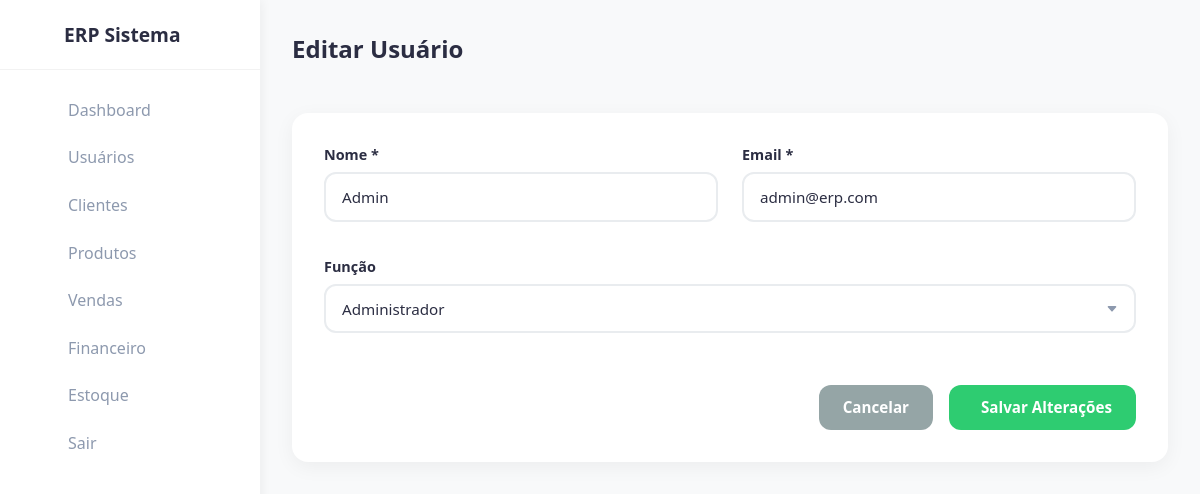
/modules/users/edit_user.php?id=7 (signed in), run on the app's committed database.
### tables this page shows
CREATE TABLE `users` (
  `id` int(11) NOT NULL,
  `company_id` int(11) DEFAULT NULL,
  `address_id` int(11) DEFAULT NULL,
  `name` varchar(255) DEFAULT NULL,
  `email` varchar(255) DEFAULT NULL,
  `password` varchar(255) DEFAULT NULL,
  `role` varchar(50) DEFAULT NULL,
  `document` varchar(50) DEFAULT NULL,
  `phone` varchar(20) DEFAULT NULL,
  `created_at` timestamp NOT NULL DEFAULT current_timestamp(),
  `updated_at` timestamp NOT NULL DEFAULT current_timestamp() ON UPDATE current_timestamp()
);

### modules/users/edit_user.php (the view, shortened to what this page needs)
<?php
require "../../config/database.php";
$id = $_GET['id'] ?? null;
$stmt = $pdo->prepare("SELECT name, email, role FROM users WHERE id = ? AND company_id = ?");
$stmt->execute([$id, getCompanyId()]);
$user = $stmt->fetch(PDO::FETCH_ASSOC);
?>
<!DOCTYPE html>
<html lang="pt-BR">
<head>
    <link rel="stylesheet" href="../../css/style.css">
</head>
<body>
    <?php $basePath = '../../'; include '../../includes/header.php'; ?>
    <main>
        <div style="display: flex; justify-content: space-between; align-items: center; margin-bottom: 2rem;">
            <h2><i class="fas fa-user-edit"></i> Editar Usuário</h2>
        </div>
        <form method="POST" class="form-container">
            <div class="form-row">
                <div class="form-group">
                    <label for="name">Nome *</label>
                    <input type="text" id="name" name="name" class="form-control" value="<?= htmlspecialchars($user['name']) ?>" required>
                </div>
                <div class="form-group">
                    <label for="email">Email *</label>
                    <input type="email" id="email" name="email" class="form-control" value="<?= htmlspecialchars($user['email']) ?>" required>
                </div>
            </div>
            <div class="form-row">
                <div class="form-group">
                    <label for="role">Função</label>
                    <select id="role" name="role" class="form-control">
                        <option value="admin" <?= $user['role'] == 'admin' ? 'selected' : '' ?>>Administrador</option>
                    </select>
                </div>
            </div>
            <div style="margin-top: 2rem; display: flex; justify-content: flex-end; gap: 1rem;">
                <a href="users.php" class="btn btn-danger" style="background-color: #95a5a6;">Cancelar</a>
                <button type="submit" class="btn btn-success"><i class="fas fa-save"></i> Salvar Alterações</button>
            </div>
        </form>
    </main>
</body>
</html>

### css/style.css (style rules this page uses)
:root { --primary-color: #4361ee; --secondary-color: #3f37c9; --success-color: #4cc9f0; --danger-color: #f72585; --text-color: #2b2d42; --text-muted: #8d99ae; --bg-light: #f8f9fa; --card-bg: #ffffff; --border-radius: 12px; --transition: all 0.3s ease; }
* { margin: 0; padding: 0; box-sizing: border-box; font-family: 'Segoe UI', Tahoma, Geneva, Verdana, sans-serif; }
body { background-color: var(--bg-light); color: var(--text-color); min-height: 100vh; display: flex; overflow-x: hidden; }
h1, h2, h3, h4, h5, h6 { color: var(--text-color); margin-bottom: 1rem; }
.btn { display: inline-flex; align-items: center; justify-content: center; padding: 0.8rem 1.5rem; border-radius: var(--border-radius); border: none; cursor: pointer; font-weight: 600; transition: var(--transition); text-decoration: none; font-size: 0.95rem; gap: 0.5rem; }
.btn-success { background-color: #2ecc71; color: white; }
.btn-danger { background-color: var(--danger-color); color: white; }
.form-container { background: white; padding: 2rem; border-radius: 16px; box-shadow: 0 5px 20px rgba(0, 0, 0, 0.05); margin-bottom: 2rem; }
.form-group { margin-bottom: 1.2rem; text-align: left; }
.form-group label { display: block; margin-bottom: 0.5rem; font-weight: 600; color: var(--text-color); font-size: 0.9rem; }
.form-control { width: 100%; padding: 0.8rem 1rem; border: 2px solid #e9ecef; border-radius: var(--border-radius); font-size: 0.95rem; transition: var(--transition); color: var(--text-color); background-color: #fff; }
select.form-control { appearance: none; background-repeat: no-repeat; background-position: right 1rem center; background-size: 12px; }
.form-row { display: grid; grid-template-columns: repeat(auto-fit, minmax(250px, 1fr)); gap: 1.5rem; margin-bottom: 1rem; }
main { padding: 2rem; flex: 1; max-width: 260px; max-width: none; }
main { margin-left: 260px; width: calc(100% - 260px); transition: margin-left 0.3s ease; padding: 2rem; }

### data on the page
users: name "Admin", email "admin@erp.com", role "Administrador"
